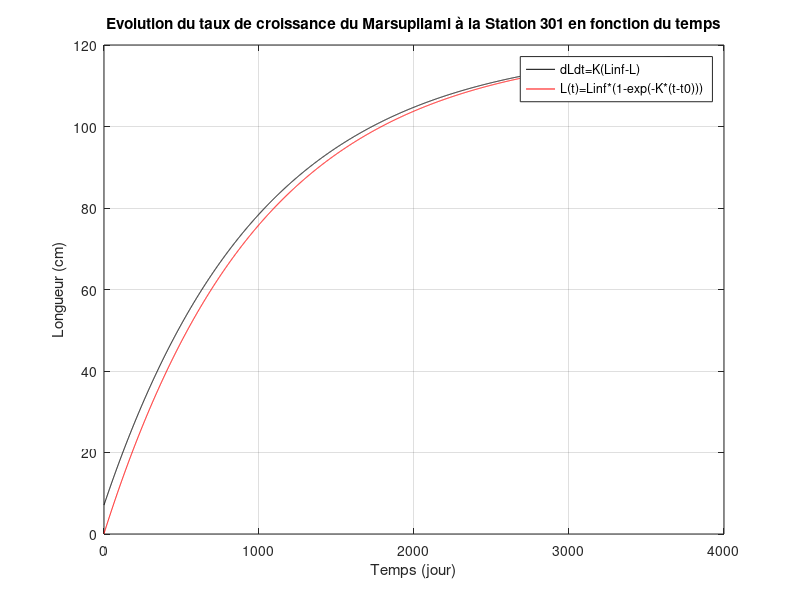

This figure's MATLAB source:
clear all

Linf=120; # Longueur théorique max en cm
L=7; # Longueur initiale en cm
K=0.001; # Constante en jour^-1
T=[0:3650]; # Vecteur temps
Long=[]; # Tableau taille du marsu
Data=[];
dt=1;
t=0;

for i=0:3650
  dLdt=K*(Linf - L);
  L=L+dLdt*dt;
  t=t+dt;
  Data=[Data t];
  Long=[Long L];
end

Lex=Linf*(1-exp(-K*Data));

figure(1)
plot(T,Long,'-k',T,Lex,'r')
ylabel("Longueur (cm)")
xlabel("Temps (jour)")
legend('dLdt=K(Linf-L)','L(t)=Linf*(1-exp(-K*(t-t0)))')
title("Evolution du taux de croissance du Marsupilami à la Station 301 en fonction du temps")
grid

# Savoir comparer la solution exacte et la solution approximative